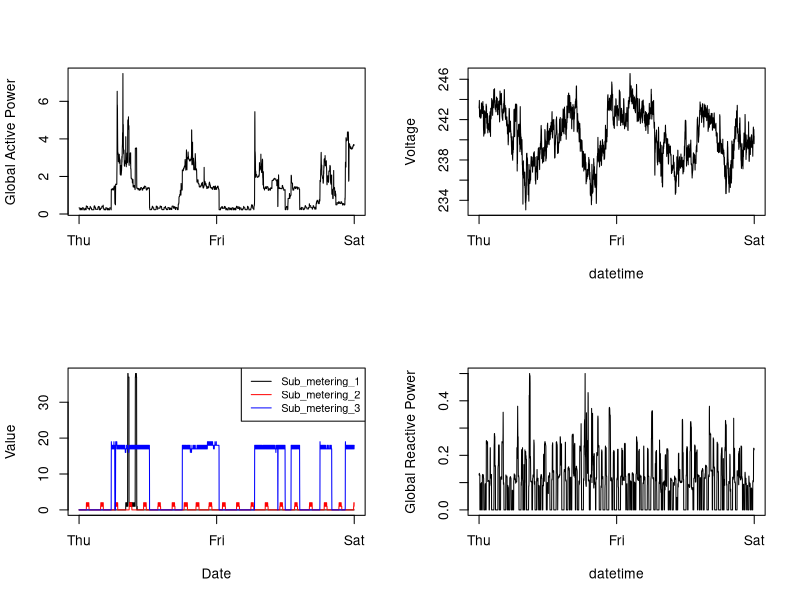

The R source for this figure:
library(dplyr)
# 1. Load data
electric <- read.csv("./data/household_power_consumption.txt", sep=";")

# 2. transform

format <- "%d/%m/%Y %H:%M:%S"
start_date <- as.POSIXct("01/02/2007 00:00:00", format=format)
end_date <- as.POSIXct("02/02/2007 23:59:59", format=format)

electric <- electric %>%
  mutate(time = as.POSIXct(paste(Date, Time), format=format)) %>%
  mutate(Global_active_power = as.numeric(Global_active_power)) %>%
  mutate(Sub_metering_1 = as.numeric(Sub_metering_1)) %>%
  mutate(Sub_metering_2 = as.numeric(Sub_metering_2)) %>%
  mutate(Sub_metering_3 = as.numeric(Sub_metering_3)) %>%
  filter(time >= start_date & time <= end_date )

# 3. set up ticks for weekdays on x-axis
pts <- c(as.POSIXct("2007-02-01 00:00:00"),
         as.POSIXct("2007-02-02 00:00:00"),
         as.POSIXct("2007-02-03 00:00:00") )

# 4.Set up dev and g2x2 grid
png("plot4.png", width=480, height=480)
par(mfrow=c(2,2))

# 5. Plot 1
plot(electric$time, electric$Global_active_power, type="l",
     xlab="", ylab="Global Active Power", xaxt="n")
axis(1, labels = format(pts, "%a"), at=pts)

# 6. Plot 2
plot(electric$time, electric$Voltage, type="l", xaxt="n", xlab="datetime", ylab="Voltage")

axis(1, labels = format(pts, "%a"), at=pts)

# 7. Plot 3
ylim <- range(c(electric$Sub_metering_1,
                electric$Sub_metering_3,
                electric$Sub_metering_3))

plot(electric$time, electric$Sub_metering_1, type = "l", 
     col = "black", xlab = "Date",
     ylab = "Value", ylim = ylim, xaxt="n")

axis(1, labels = format(pts, "%a"), at=pts)

lines(electric$time, electric$Sub_metering_2, col = "red")
lines(electric$time, electric$Sub_metering_3, col = "blue")

legend("topright", legend = c("Sub_metering_1", "Sub_metering_2", "Sub_metering_3"),
       col = c("black", "red", "blue"), lty = 1, cex=0.8)

# 8. Plot 4
plot(electric$time, electric$Global_reactive_power, type="l",
     xlab="datetime", ylab="Global Reactive Power", xaxt='n')


axis(1, labels = format(pts, "%a"), at=pts)

dev.off()
